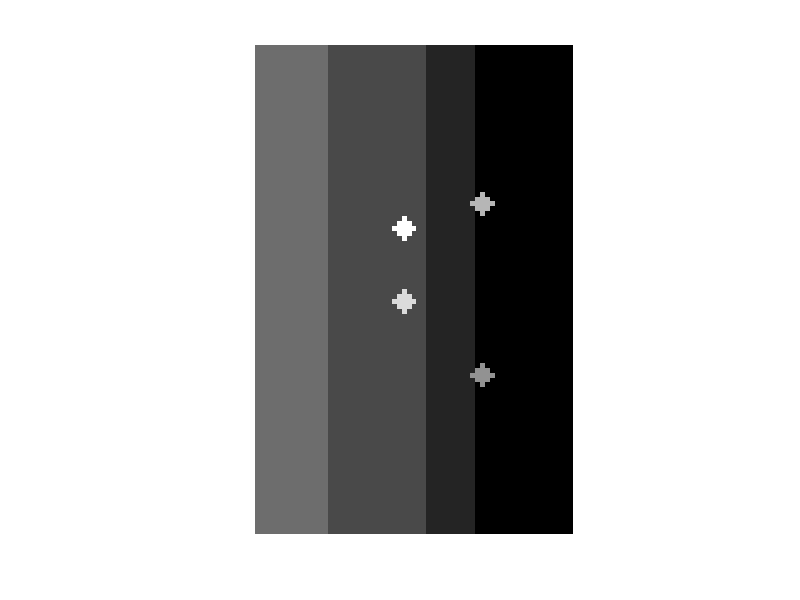
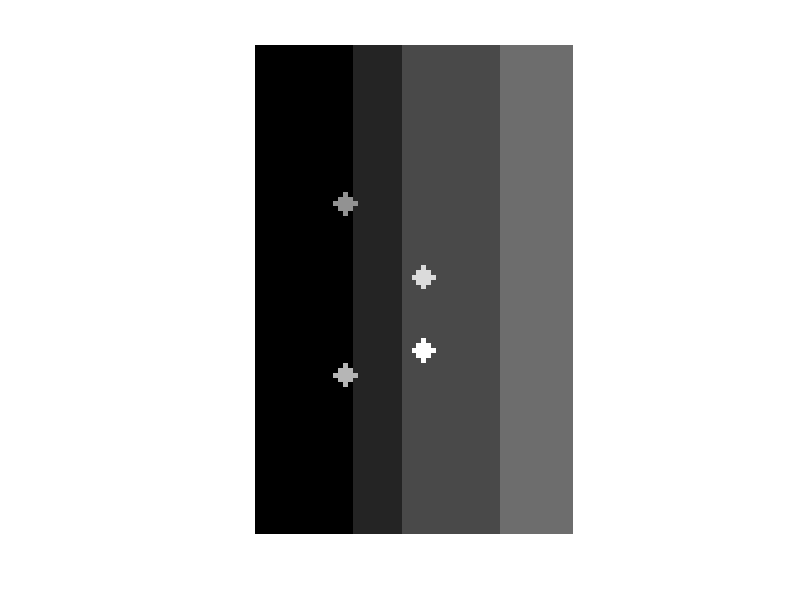

These charts were generated, in order, by the following MATLAB code: (Note: this script raises an error after producing the figures.)
% Create a simplified phantom geometry for quick testing.
clear all;
close all;

pixel_size = 0.2;
fac=0.1/pixel_size;% pixel size = 0.1/fac mm
% Initialize the size of the 3D matrix
nx = 150 * fac; % Size in the x-direction %180
ny = 200 * fac; % Size in the y-direction
nz = 130 * fac; % Size in the z-direction (axial direction) % 200
phantom = ones(nx, ny, nz); % Initialize the matrix with zeros

% ------------------------
% 1. Layered structure (Tissue layers)
% ------------------------

% Specify the thickness of the first two layers
layer1_thickness = 40 * fac; 
layer2_thickness = 20 * fac; 
layer3_thickness = 40 * fac; 

% Automatically calculate the thickness of the third layer
layer4_thickness = nz - layer1_thickness - layer2_thickness - layer3_thickness;

% Check if the thickness values are valid
if layer4_thickness <= 0
    error('Invalid thickness values: the total thickness exceeds nz.');
end

% Assign values to each layer
phantom(:, :, 1:layer1_thickness) = 1; % First layer with value 1
phantom(:, :, layer1_thickness+1:layer1_thickness+layer2_thickness) = 2; % Second layer with value 2
phantom(:, :, layer1_thickness + layer2_thickness+1 : layer1_thickness + layer2_thickness + layer3_thickness) = 3; % Second layer with value 2
phantom(:, :, layer1_thickness+layer2_thickness+layer3_thickness+1:end) = 4; % Third layer with value 3

% ------------------------
% 2. Cylinders (Blood vessels)
% ------------------------

cylinders = {
    % Center_y, Center_z, Radius, Value
    [round(65*fac), round(37*fac), round(3*fac), 5];
    [round(135*fac), round(37*fac), round(3*fac), 6]; 
    [round(95*fac), round(70*fac), round(3*fac), 7];
    [round(125*fac), round(70*fac), round(3*fac), 8];};


% Iterate through each cylinder and embed it into the phantom matrix
for i = 1:length(cylinders)
    cy = cylinders{i}(1);       % Cylinder center in y-direction
    cz = cylinders{i}(2);       % Cylinder center in z-direction
    radius = cylinders{i}(3);   % Radius of the cylinder
    value = cylinders{i}(4);    % Value assigned to the cylinder

    % Fill the cylinder into the phantom matrix
    for x = 1:nx
        for z = 1:nz
            for y = 1:ny
                % Calculate the distance from the current point to the cylinder center
                dist = sqrt((z - cz)^2 + (y - cy)^2);
                if dist <= radius
                    phantom(x, y, z) = value; % Assign the value if within the cylinder radius
                end
            end
        end
    end
end

% ------------------------
% 3. Visualization
% ------------------------

% Open volume viewer for the phantom matrix
vol = phantom;
vol = flip(flip(flip(vol, 1), 2), 3);
vol = uint8(vol);
phantom = uint8(phantom);
figure;imshow(squeeze(max(vol,[],1)),[]);
figure;imshow(squeeze(max(phantom,[],1)),[]);
volumeViewer(vol);

% ------------------------
% 4. Save to a .mat file
% ------------------------

% Save the resized phantom matrix to a .mat file
% niftiwrite(vol, 'digital_phantom_large_tube.nii')
